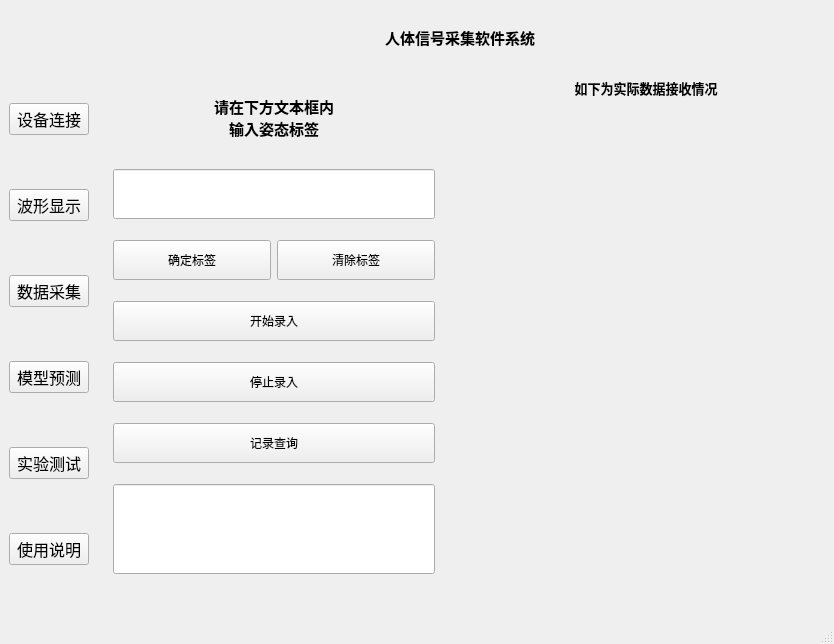
<?xml version="1.0" encoding="UTF-8"?>
<ui version="4.0">
 <class>MainWindow</class>
 <widget class="QMainWindow" name="MainWindow">
  <property name="geometry">
   <rect>
    <x>0</x>
    <y>0</y>
    <width>834</width>
    <height>644</height>
   </rect>
  </property>
  <property name="windowTitle">
   <string>MainWindow</string>
  </property>
  <widget class="QWidget" name="centralwidget">
   <layout class="QGridLayout" name="gridLayout">
    <item row="1" column="0">
     <layout class="QGridLayout" name="gridLayout_1">
      <item row="0" column="0">
       <widget class="QPushButton" name="pushButton_connect">
        <property name="font">
         <font>
          <family>黑体</family>
          <pointsize>12</pointsize>
         </font>
        </property>
        <property name="text">
         <string>设备连接</string>
        </property>
       </widget>
      </item>
      <item row="1" column="0">
       <widget class="QPushButton" name="pushButton_wave">
        <property name="font">
         <font>
          <family>黑体</family>
          <pointsize>12</pointsize>
         </font>
        </property>
        <property name="text">
         <string>波形显示</string>
        </property>
       </widget>
      </item>
      <item row="2" column="0">
       <widget class="QPushButton" name="pushButton_collect">
        <property name="font">
         <font>
          <family>黑体</family>
          <pointsize>12</pointsize>
         </font>
        </property>
        <property name="text">
         <string>数据采集</string>
        </property>
       </widget>
      </item>
      <item row="3" column="0">
       <widget class="QPushButton" name="pushButton_predict">
        <property name="font">
         <font>
          <family>黑体</family>
          <pointsize>12</pointsize>
         </font>
        </property>
        <property name="text">
         <string>模型预测</string>
        </property>
       </widget>
      </item>
      <item row="4" column="0">
       <widget class="QPushButton" name="pushButton_experiment">
        <property name="font">
         <font>
          <family>黑体</family>
          <pointsize>12</pointsize>
         </font>
        </property>
        <property name="text">
         <string>实验测试</string>
        </property>
       </widget>
      </item>
      <item row="5" column="0">
       <widget class="QPushButton" name="pushButton_explain">
        <property name="font">
         <font>
          <family>黑体</family>
          <pointsize>12</pointsize>
         </font>
        </property>
        <property name="text">
         <string>使用说明</string>
        </property>
       </widget>
      </item>
     </layout>
    </item>
    <item row="0" column="1">
     <widget class="QWidget" name="widget_3" native="true">
      <property name="minimumSize">
       <size>
        <width>0</width>
        <height>40</height>
       </size>
      </property>
      <property name="maximumSize">
       <size>
        <width>16777215</width>
        <height>50</height>
       </size>
      </property>
      <layout class="QGridLayout" name="gridLayout_6">
       <item row="0" column="0">
        <widget class="QLabel" name="label">
         <property name="minimumSize">
          <size>
           <width>0</width>
           <height>40</height>
          </size>
         </property>
         <property name="text">
          <string>&lt;html&gt;&lt;head/&gt;&lt;body&gt;&lt;p align=&quot;center&quot;&gt;&lt;span style=&quot; font-size:11pt; font-weight:700;&quot;&gt;人体信号采集软件系统&lt;/span&gt;&lt;/p&gt;&lt;/body&gt;&lt;/html&gt;</string>
         </property>
        </widget>
       </item>
      </layout>
     </widget>
    </item>
    <item row="1" column="1">
     <widget class="QStackedWidget" name="stackedWidget">
      <property name="currentIndex">
       <number>2</number>
      </property>
      <widget class="QWidget" name="page_connect">
       <layout class="QGridLayout" name="gridLayout_3">
        <item row="2" column="0">
         <widget class="QWidget" name="widget" native="true">
          <layout class="QGridLayout" name="gridLayout_4">
           <item row="2" column="0">
            <widget class="QLabel" name="label_state">
             <property name="font">
              <font>
               <family>黑体</family>
               <pointsize>12</pointsize>
              </font>
             </property>
             <property name="text">
              <string>连接状态：</string>
             </property>
            </widget>
           </item>
           <item row="2" column="2">
            <widget class="QPushButton" name="pushButton_cel_device">
             <property name="font">
              <font>
               <family>黑体</family>
               <pointsize>12</pointsize>
              </font>
             </property>
             <property name="text">
              <string>取消连接</string>
             </property>
            </widget>
           </item>
           <item row="0" column="0">
            <widget class="QLabel" name="label_address">
             <property name="font">
              <font>
               <family>黑体</family>
               <pointsize>12</pointsize>
              </font>
             </property>
             <property name="text">
              <string>TCP地址：</string>
             </property>
            </widget>
           </item>
           <item row="3" column="0">
            <widget class="QLabel" name="label_battery">
             <property name="font">
              <font>
               <family>黑体</family>
               <pointsize>12</pointsize>
              </font>
             </property>
             <property name="text">
              <string>&lt;html&gt;&lt;head/&gt;&lt;body&gt;&lt;p align=&quot;center&quot;&gt;&lt;span style=&quot; font-size:14pt; font-weight:700; color:#000000;&quot;&gt;设&lt;/span&gt;&lt;span style=&quot; font-size:14pt; font-weight:700; color:#ff0000;&quot;&gt;&lt;br/&gt;&lt;/span&gt;&lt;span style=&quot; font-size:14pt; font-weight:700; color:#000000;&quot;&gt;备&lt;/span&gt;&lt;span style=&quot; font-size:14pt; font-weight:700; color:#ff0000;&quot;&gt;&lt;br/&gt;&lt;/span&gt;&lt;span style=&quot; font-size:14pt; font-weight:700; color:#000000;&quot;&gt;电&lt;/span&gt;&lt;span style=&quot; font-size:14pt; font-weight:700; color:#ff0000;&quot;&gt;&lt;br/&gt;&lt;/span&gt;&lt;span style=&quot; font-size:14pt; font-weight:700; color:#000000;&quot;&gt;量&lt;/span&gt;&lt;span style=&quot; font-size:14pt; font-weight:700; color:#ff0000;&quot;&gt;&lt;br/&gt;&lt;/span&gt;&lt;/p&gt;&lt;/body&gt;&lt;/html&gt;</string>
             </property>
            </widget>
           </item>
           <item row="0" column="2">
            <widget class="QPushButton" name="pushButton_con_device">
             <property name="font">
              <font>
               <family>黑体</family>
               <pointsize>12</pointsize>
              </font>
             </property>
             <property name="text">
              <string>连接设备</string>
             </property>
            </widget>
           </item>
           <item row="1" column="0">
            <widget class="QLabel" name="label_port">
             <property name="font">
              <font>
               <family>黑体</family>
               <pointsize>12</pointsize>
              </font>
             </property>
             <property name="text">
              <string>TCP端口号：</string>
             </property>
            </widget>
           </item>
           <item row="2" column="1">
            <widget class="QLineEdit" name="lineEdit_state"/>
           </item>
           <item row="0" column="1">
            <widget class="QLineEdit" name="lineEdit_adress"/>
           </item>
           <item row="1" column="1">
            <widget class="QLineEdit" name="lineEdit_port"/>
           </item>
           <item row="3" column="1">
            <widget class="QWidget" name="widget_2" native="true">
             <layout class="QGridLayout" name="gridLayout_7">
              <item row="0" column="0">
               <widget class="QLabel" name="label_device1">
                <property name="text">
                 <string>&lt;html&gt;&lt;head/&gt;&lt;body&gt;&lt;p align=&quot;center&quot;&gt;&lt;span style=&quot; font-size:12pt;&quot;&gt;数据手套&lt;/span&gt;&lt;/p&gt;&lt;/body&gt;&lt;/html&gt;</string>
                </property>
               </widget>
              </item>
              <item row="0" column="1">
               <widget class="QWidget" name="widget_5" native="true"/>
              </item>
              <item row="1" column="0">
               <widget class="QLabel" name="label_device2">
                <property name="text">
                 <string>&lt;html&gt;&lt;head/&gt;&lt;body&gt;&lt;p align=&quot;center&quot;&gt;&lt;span style=&quot; font-size:12pt;&quot;&gt;肌电手环&lt;/span&gt;&lt;/p&gt;&lt;/body&gt;&lt;/html&gt;</string>
                </property>
               </widget>
              </item>
              <item row="1" column="1">
               <widget class="QWidget" name="widget_6" native="true"/>
              </item>
              <item row="2" column="0">
               <widget class="QLabel" name="label_device3">
                <property name="text">
                 <string>&lt;html&gt;&lt;head/&gt;&lt;body&gt;&lt;p align=&quot;center&quot;&gt;&lt;span style=&quot; font-size:12pt;&quot;&gt;眼电及头动采集板卡&lt;/span&gt;&lt;/p&gt;&lt;/body&gt;&lt;/html&gt;</string>
                </property>
               </widget>
              </item>
              <item row="2" column="1">
               <widget class="QWidget" name="widget_7" native="true"/>
              </item>
             </layout>
            </widget>
           </item>
          </layout>
         </widget>
        </item>
       </layout>
      </widget>
      <widget class="QWidget" name="page_wave">
       <layout class="QGridLayout" name="gridLayout_5">
        <item row="0" column="1">
         <widget class="QWidget" name="widget_8" native="true">
          <layout class="QGridLayout" name="gridLayout_8">
           <item row="0" column="0">
            <widget class="QComboBox" name="comboBox">
             <item>
              <property name="text">
               <string>数据手套</string>
              </property>
             </item>
             <item>
              <property name="text">
               <string>肌电手环</string>
              </property>
             </item>
             <item>
              <property name="text">
               <string>眼电及头动采集板卡</string>
              </property>
             </item>
            </widget>
           </item>
           <item row="2" column="0">
            <widget class="QPushButton" name="pushButton_int_display">
             <property name="text">
              <string>结束显示</string>
             </property>
            </widget>
           </item>
           <item row="1" column="0">
            <widget class="QPushButton" name="pushButton_display">
             <property name="text">
              <string>开始显示</string>
             </property>
            </widget>
           </item>
           <item row="3" column="0">
            <spacer name="verticalSpacer">
             <property name="orientation">
              <enum>Qt::Orientation::Vertical</enum>
             </property>
             <property name="sizeHint" stdset="0">
              <size>
               <width>20</width>
               <height>40</height>
              </size>
             </property>
            </spacer>
           </item>
          </layout>
         </widget>
        </item>
        <item row="0" column="0">
         <widget class="QStackedWidget" name="stackedWidget_2">
          <property name="currentIndex">
           <number>0</number>
          </property>
          <widget class="QWidget" name="page_device1">
           <layout class="QGridLayout" name="gridLayout_9">
            <item row="0" column="1">
             <widget class="QWidget" name="widget_bend2" native="true"/>
            </item>
            <item row="0" column="2">
             <widget class="QWidget" name="widget_bend3" native="true"/>
            </item>
            <item row="1" column="0">
             <widget class="QWidget" name="widget_bend4" native="true"/>
            </item>
            <item row="1" column="1">
             <widget class="QWidget" name="widget_bend5" native="true"/>
            </item>
            <item row="1" column="2">
             <widget class="QWidget" name="widget_stress1" native="true"/>
            </item>
            <item row="2" column="0">
             <widget class="QWidget" name="widget_stress2" native="true"/>
            </item>
            <item row="2" column="1">
             <widget class="QWidget" name="widget_stress3" native="true"/>
            </item>
            <item row="2" column="2">
             <widget class="QWidget" name="widget_imu1" native="true"/>
            </item>
            <item row="3" column="0">
             <widget class="QWidget" name="widget_imu2" native="true"/>
            </item>
            <item row="3" column="1">
             <widget class="QWidget" name="widget_imu3" native="true"/>
            </item>
            <item row="0" column="0">
             <widget class="QWidget" name="widget_bend1" native="true"/>
            </item>
           </layout>
          </widget>
          <widget class="QWidget" name="page_device2">
           <layout class="QVBoxLayout" name="verticalLayout">
            <item>
             <widget class="QWidget" name="widget_EMG1" native="true"/>
            </item>
            <item>
             <widget class="QWidget" name="widget_EMG2" native="true"/>
            </item>
            <item>
             <widget class="QWidget" name="widget_EMG3" native="true"/>
            </item>
            <item>
             <widget class="QWidget" name="widget_EMG4" native="true"/>
            </item>
           </layout>
          </widget>
          <widget class="QWidget" name="page_device3">
           <layout class="QVBoxLayout" name="verticalLayout_2">
            <item>
             <widget class="QWidget" name="widget_EOG1" native="true"/>
            </item>
            <item>
             <widget class="QWidget" name="widget_EOG2" native="true"/>
            </item>
            <item>
             <widget class="QWidget" name="widget_allIMU" native="true">
              <layout class="QHBoxLayout" name="horizontalLayout">
               <item>
                <widget class="QWidget" name="widget_IMU1" native="true"/>
               </item>
               <item>
                <widget class="QWidget" name="widget_IMU2" native="true"/>
               </item>
               <item>
                <widget class="QWidget" name="widget_IMU3" native="true"/>
               </item>
              </layout>
             </widget>
            </item>
           </layout>
          </widget>
         </widget>
        </item>
       </layout>
      </widget>
      <widget class="QWidget" name="page_collect">
       <layout class="QGridLayout" name="gridLayout_2">
        <item row="0" column="0">
         <widget class="QWidget" name="widget_4" native="true">
          <property name="maximumSize">
           <size>
            <width>375</width>
            <height>16777215</height>
           </size>
          </property>
          <layout class="QGridLayout" name="gridLayout_10">
           <item row="0" column="0" colspan="2">
            <widget class="QLabel" name="label_title1">
             <property name="maximumSize">
              <size>
               <width>16777215</width>
               <height>60</height>
              </size>
             </property>
             <property name="text">
              <string>&lt;html&gt;&lt;head/&gt;&lt;body&gt;&lt;p align=&quot;center&quot;&gt;&lt;span style=&quot; font-size:11pt; font-weight:700;&quot;&gt;请在下方文本框内&lt;br/&gt;输入姿态标签&lt;/span&gt;&lt;/p&gt;&lt;/body&gt;&lt;/html&gt;</string>
             </property>
            </widget>
           </item>
           <item row="1" column="0" colspan="2">
            <widget class="QLineEdit" name="lineEdit_input">
             <property name="minimumSize">
              <size>
               <width>0</width>
               <height>0</height>
              </size>
             </property>
             <property name="maximumSize">
              <size>
               <width>16777215</width>
               <height>50</height>
              </size>
             </property>
             <property name="font">
              <font>
               <pointsize>12</pointsize>
              </font>
             </property>
            </widget>
           </item>
           <item row="2" column="0">
            <widget class="QPushButton" name="pushButton_make_label">
             <property name="maximumSize">
              <size>
               <width>16777215</width>
               <height>40</height>
              </size>
             </property>
             <property name="text">
              <string>确定标签</string>
             </property>
            </widget>
           </item>
           <item row="2" column="1">
            <widget class="QPushButton" name="pushButton_clear_label">
             <property name="maximumSize">
              <size>
               <width>16777215</width>
               <height>40</height>
              </size>
             </property>
             <property name="text">
              <string>清除标签</string>
             </property>
            </widget>
           </item>
           <item row="3" column="0" colspan="2">
            <widget class="QPushButton" name="pushButton_begin_col">
             <property name="maximumSize">
              <size>
               <width>16777215</width>
               <height>40</height>
              </size>
             </property>
             <property name="text">
              <string>开始录入</string>
             </property>
            </widget>
           </item>
           <item row="4" column="0" colspan="2">
            <widget class="QPushButton" name="pushButton_stop_col">
             <property name="maximumSize">
              <size>
               <width>16777215</width>
               <height>40</height>
              </size>
             </property>
             <property name="text">
              <string>停止录入</string>
             </property>
            </widget>
           </item>
           <item row="5" column="0" colspan="2">
            <widget class="QPushButton" name="pushButton_look_col">
             <property name="maximumSize">
              <size>
               <width>16777215</width>
               <height>40</height>
              </size>
             </property>
             <property name="text">
              <string>记录查询</string>
             </property>
            </widget>
           </item>
           <item row="6" column="0" colspan="2">
            <widget class="QLineEdit" name="lineEdit_display1">
             <property name="maximumSize">
              <size>
               <width>16777215</width>
               <height>90</height>
              </size>
             </property>
             <property name="font">
              <font>
               <pointsize>12</pointsize>
              </font>
             </property>
            </widget>
           </item>
          </layout>
         </widget>
        </item>
        <item row="0" column="1">
         <widget class="QWidget" name="widget_dump1" native="true">
          <property name="maximumSize">
           <size>
            <width>20</width>
            <height>1000</height>
           </size>
          </property>
         </widget>
        </item>
        <item row="0" column="3">
         <widget class="QWidget" name="widget_9" native="true">
          <property name="maximumSize">
           <size>
            <width>375</width>
            <height>16777215</height>
           </size>
          </property>
          <layout class="QGridLayout" name="gridLayout_11">
           <item row="2" column="0">
            <widget class="QWidget" name="widget_device2" native="true"/>
           </item>
           <item row="1" column="0">
            <widget class="QWidget" name="widget_device1" native="true"/>
           </item>
           <item row="4" column="0">
            <widget class="QWidget" name="widget_device3_2" native="true"/>
           </item>
           <item row="3" column="0">
            <widget class="QWidget" name="widget_device3_1" native="true"/>
           </item>
           <item row="0" column="0">
            <widget class="QLabel" name="label_2">
             <property name="maximumSize">
              <size>
               <width>16777215</width>
               <height>30</height>
              </size>
             </property>
             <property name="text">
              <string>&lt;html&gt;&lt;head/&gt;&lt;body&gt;&lt;p align=&quot;center&quot;&gt;&lt;span style=&quot; font-size:10pt; font-weight:700;&quot;&gt;如下为实际数据接收情况&lt;/span&gt;&lt;/p&gt;&lt;/body&gt;&lt;/html&gt;</string>
             </property>
            </widget>
           </item>
          </layout>
         </widget>
        </item>
       </layout>
      </widget>
      <widget class="QWidget" name="page_predict">
       <layout class="QHBoxLayout" name="horizontalLayout_2">
        <item>
         <widget class="QWidget" name="widget_11" native="true">
          <layout class="QHBoxLayout" name="horizontalLayout_3">
           <item>
            <widget class="QWidget" name="widget_10" native="true">
             <layout class="QVBoxLayout" name="verticalLayout_3">
              <item>
               <widget class="QWidget" name="widget_13" native="true">
                <layout class="QVBoxLayout" name="verticalLayout_4">
                 <item>
                  <widget class="QWidget" name="widget_16" native="true">
                   <layout class="QHBoxLayout" name="horizontalLayout_4">
                    <item>
                     <widget class="QPushButton" name="pushButton_input_model">
                      <property name="maximumSize">
                       <size>
                        <width>16777215</width>
                        <height>50</height>
                       </size>
                      </property>
                      <property name="text">
                       <string>载入模型</string>
                      </property>
                      <property name="iconSize">
                       <size>
                        <width>20</width>
                        <height>50</height>
                       </size>
                      </property>
                     </widget>
                    </item>
                    <item>
                     <widget class="QPushButton" name="pushButton_clear_model">
                      <property name="maximumSize">
                       <size>
                        <width>16777215</width>
                        <height>50</height>
                       </size>
                      </property>
                      <property name="text">
                       <string>清除模型</string>
                      </property>
                     </widget>
                    </item>
                   </layout>
                  </widget>
                 </item>
                 <item>
                  <widget class="QWidget" name="widget_15" native="true">
                   <layout class="QVBoxLayout" name="verticalLayout_6">
                    <item>
                     <widget class="QLineEdit" name="lineEdit">
                      <property name="maximumSize">
                       <size>
                        <width>16777215</width>
                        <height>260</height>
                       </size>
                      </property>
                     </widget>
                    </item>
                   </layout>
                  </widget>
                 </item>
                </layout>
               </widget>
              </item>
              <item>
               <widget class="QWidget" name="widget_14" native="true">
                <layout class="QVBoxLayout" name="verticalLayout_7">
                 <item>
                  <widget class="QPushButton" name="pushButton_begin_pre">
                   <property name="maximumSize">
                    <size>
                     <width>16777215</width>
                     <height>35</height>
                    </size>
                   </property>
                   <property name="text">
                    <string>开始预测</string>
                   </property>
                  </widget>
                 </item>
                 <item>
                  <widget class="QPushButton" name="pushButton_final_pre">
                   <property name="maximumSize">
                    <size>
                     <width>16777215</width>
                     <height>35</height>
                    </size>
                   </property>
                   <property name="text">
                    <string>结束预测</string>
                   </property>
                  </widget>
                 </item>
                </layout>
               </widget>
              </item>
             </layout>
            </widget>
           </item>
           <item>
            <widget class="QWidget" name="widget_12" native="true">
             <layout class="QVBoxLayout" name="verticalLayout_5">
              <item>
               <widget class="QWidget" name="widget_17" native="true">
                <layout class="QVBoxLayout" name="verticalLayout_8">
                 <item>
                  <widget class="QLabel" name="label_4">
                   <property name="maximumSize">
                    <size>
                     <width>16777215</width>
                     <height>30</height>
                    </size>
                   </property>
                   <property name="text">
                    <string>&lt;html&gt;&lt;head/&gt;&lt;body&gt;&lt;p align=&quot;center&quot;&gt;&lt;span style=&quot; font-size:12pt; font-weight:700;&quot;&gt;输入设备选择&lt;/span&gt;&lt;/p&gt;&lt;/body&gt;&lt;/html&gt;</string>
                   </property>
                  </widget>
                 </item>
                 <item>
                  <widget class="QWidget" name="widget_18" native="true">
                   <layout class="QHBoxLayout" name="horizontalLayout_5">
                    <item>
                     <widget class="QPushButton" name="pushButton_device1">
                      <property name="maximumSize">
                       <size>
                        <width>16777215</width>
                        <height>50</height>
                       </size>
                      </property>
                      <property name="text">
                       <string>数据手套</string>
                      </property>
                     </widget>
                    </item>
                    <item>
                     <widget class="QPushButton" name="pushButton_device2">
                      <property name="maximumSize">
                       <size>
                        <width>16777215</width>
                        <height>50</height>
                       </size>
                      </property>
                      <property name="text">
                       <string>肌电手环</string>
                      </property>
                     </widget>
                    </item>
                    <item>
                     <widget class="QPushButton" name="pushButton_device3">
                      <property name="maximumSize">
                       <size>
                        <width>16777215</width>
                        <height>50</height>
                       </size>
                      </property>
                      <property name="text">
                       <string>眼电头动采集卡</string>
                      </property>
                     </widget>
                    </item>
                   </layout>
                  </widget>
                 </item>
                 <item>
                  <widget class="QWidget" name="widget_19" native="true">
                   <layout class="QHBoxLayout" name="horizontalLayout_6">
                    <item>
                     <widget class="QPushButton" name="pushButton_select_de">
                      <property name="maximumSize">
                       <size>
                        <width>16777215</width>
                        <height>35</height>
                       </size>
                      </property>
                      <property name="text">
                       <string>选择</string>
                      </property>
                     </widget>
                    </item>
                    <item>
                     <widget class="QPushButton" name="pushButton_remove_de">
                      <property name="maximumSize">
                       <size>
                        <width>16777215</width>
                        <height>39</height>
                       </size>
                      </property>
                      <property name="text">
                       <string>移除</string>
                      </property>
                     </widget>
                    </item>
                   </layout>
                  </widget>
                 </item>
                 <item>
                  <widget class="QLineEdit" name="lineEdit_device">
                   <property name="maximumSize">
                    <size>
                     <width>16777215</width>
                     <height>80</height>
                    </size>
                   </property>
                  </widget>
                 </item>
                </layout>
               </widget>
              </item>
              <item>
               <widget class="QLabel" name="label_3">
                <property name="maximumSize">
                 <size>
                  <width>16777215</width>
                  <height>50</height>
                 </size>
                </property>
                <property name="text">
                 <string>&lt;html&gt;&lt;head/&gt;&lt;body&gt;&lt;p align=&quot;center&quot;&gt;&lt;span style=&quot; font-size:12pt; font-weight:700;&quot;&gt;动作识别结果&lt;/span&gt;&lt;/p&gt;&lt;/body&gt;&lt;/html&gt;</string>
                </property>
               </widget>
              </item>
              <item>
               <widget class="QLineEdit" name="lineEdit_result">
                <property name="maximumSize">
                 <size>
                  <width>16777215</width>
                  <height>600</height>
                 </size>
                </property>
               </widget>
              </item>
             </layout>
            </widget>
           </item>
          </layout>
         </widget>
        </item>
       </layout>
      </widget>
      <widget class="QWidget" name="page_experiment">
       <layout class="QVBoxLayout" name="verticalLayout_9">
        <item>
         <widget class="QWidget" name="widget_20" native="true">
          <layout class="QHBoxLayout" name="horizontalLayout_7">
           <item>
            <widget class="QWidget" name="widget_21" native="true">
             <layout class="QVBoxLayout" name="verticalLayout_10">
              <item>
               <widget class="QWidget" name="widget_23" native="true">
                <layout class="QVBoxLayout" name="verticalLayout_11">
                 <item>
                  <widget class="QPushButton" name="pushButton_input1">
                   <property name="text">
                    <string>载入模型</string>
                   </property>
                  </widget>
                 </item>
                 <item>
                  <widget class="QPushButton" name="pushButton_output1">
                   <property name="text">
                    <string>删除模型</string>
                   </property>
                  </widget>
                 </item>
                 <item>
                  <widget class="QPushButton" name="pushButton_begin1">
                   <property name="text">
                    <string>开始预测</string>
                   </property>
                  </widget>
                 </item>
                 <item>
                  <widget class="QPushButton" name="pushButton_end1">
                   <property name="text">
                    <string>结束预测</string>
                   </property>
                  </widget>
                 </item>
                </layout>
               </widget>
              </item>
              <item>
               <widget class="QWidget" name="widget_24" native="true">
                <layout class="QVBoxLayout" name="verticalLayout_13">
                 <item>
                  <widget class="QTextEdit" name="textEdit"/>
                 </item>
                </layout>
               </widget>
              </item>
             </layout>
            </widget>
           </item>
           <item>
            <widget class="QWidget" name="widget_22" native="true">
             <layout class="QVBoxLayout" name="verticalLayout_12">
              <item>
               <widget class="QLabel" name="label_5">
                <property name="text">
                 <string>&lt;html&gt;&lt;head/&gt;&lt;body&gt;&lt;p align=&quot;center&quot;&gt;&lt;span style=&quot; font-size:12pt; font-weight:700;&quot;&gt;预测结果&lt;/span&gt;&lt;/p&gt;&lt;/body&gt;&lt;/html&gt;</string>
                </property>
               </widget>
              </item>
              <item>
               <widget class="QTextEdit" name="textEdit_result1"/>
              </item>
              <item>
               <widget class="QPushButton" name="pushButton_control">
                <property name="text">
                 <string>连接无人车</string>
                </property>
               </widget>
              </item>
              <item>
               <widget class="QPushButton" name="pushButton_dis_control">
                <property name="text">
                 <string>关闭所有节点</string>
                </property>
               </widget>
              </item>
              <item>
               <widget class="QWidget" name="widget_25" native="true">
                <layout class="QHBoxLayout" name="horizontalLayout_8">
                 <item>
                  <widget class="QLabel" name="label_6">
                   <property name="minimumSize">
                    <size>
                     <width>140</width>
                     <height>0</height>
                    </size>
                   </property>
                   <property name="maximumSize">
                    <size>
                     <width>140</width>
                     <height>16777215</height>
                    </size>
                   </property>
                   <property name="text">
                    <string>&lt;html&gt;&lt;head/&gt;&lt;body&gt;&lt;p align=&quot;center&quot;&gt;&lt;span style=&quot; font-weight:700;&quot;&gt;无人车ip&lt;/span&gt;&lt;/p&gt;&lt;/body&gt;&lt;/html&gt;</string>
                   </property>
                  </widget>
                 </item>
                 <item>
                  <widget class="QLineEdit" name="lineEdit_control_ip"/>
                 </item>
                </layout>
               </widget>
              </item>
              <item>
               <widget class="QWidget" name="widget_26" native="true">
                <layout class="QHBoxLayout" name="horizontalLayout_9">
                 <item>
                  <widget class="QLabel" name="label_7">
                   <property name="minimumSize">
                    <size>
                     <width>140</width>
                     <height>0</height>
                    </size>
                   </property>
                   <property name="maximumSize">
                    <size>
                     <width>140</width>
                     <height>16777215</height>
                    </size>
                   </property>
                   <property name="text">
                    <string>&lt;html&gt;&lt;head/&gt;&lt;body&gt;&lt;p align=&quot;center&quot;&gt;&lt;span style=&quot; font-weight:700;&quot;&gt;无人车端口&lt;/span&gt;&lt;/p&gt;&lt;/body&gt;&lt;/html&gt;</string>
                   </property>
                  </widget>
                 </item>
                 <item>
                  <widget class="QLineEdit" name="lineEdit_control_port"/>
                 </item>
                </layout>
               </widget>
              </item>
              <item>
               <widget class="QTextEdit" name="textEdit_result2"/>
              </item>
             </layout>
            </widget>
           </item>
          </layout>
         </widget>
        </item>
       </layout>
      </widget>
      <widget class="QWidget" name="page_explain">
       <layout class="QVBoxLayout" name="verticalLayout_14">
        <item>
         <widget class="QTextEdit" name="textEdit_3"/>
        </item>
       </layout>
      </widget>
     </widget>
    </item>
   </layout>
  </widget>
  <widget class="QMenuBar" name="menubar">
   <property name="geometry">
    <rect>
     <x>0</x>
     <y>0</y>
     <width>834</width>
     <height>18</height>
    </rect>
   </property>
  </widget>
  <widget class="QStatusBar" name="statusbar"/>
 </widget>
 <resources/>
 <connections/>
</ui>
